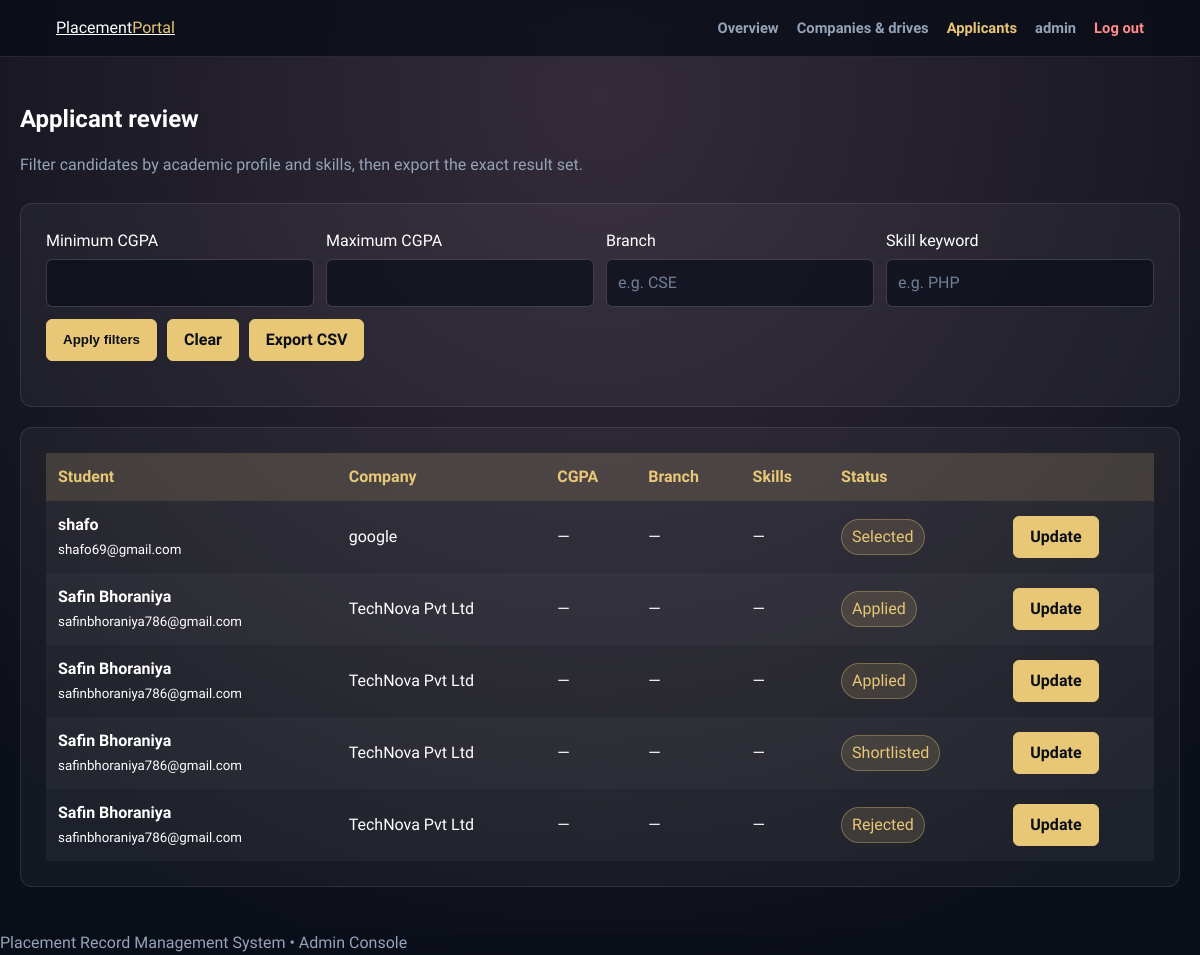
/admin/view_applicants.php (signed in), run on the app's committed database.
### tables this page shows
CREATE TABLE `application` (
  `application_id` int(11) NOT NULL AUTO_INCREMENT,
  `student_id` int(11) NOT NULL,
  `drive_id` int(11) NOT NULL,
  `applied_date` timestamp NOT NULL DEFAULT current_timestamp(),
  `status` varchar(20) DEFAULT 'pending',
  PRIMARY KEY (`application_id`),
  KEY `student_id` (`student_id`),
  KEY `drive_id` (`drive_id`),
  CONSTRAINT `application_ibfk_1` FOREIGN KEY (`student_id`) REFERENCES `students` (`student_id`) ON DELETE CASCADE,
  CONSTRAINT `application_ibfk_2` FOREIGN KEY (`drive_id`) REFERENCES `drive` (`drive_id`) ON DELETE CASCADE
);

CREATE TABLE `students` (
  `student_id` int(11) NOT NULL AUTO_INCREMENT,
  `name` varchar(100) NOT NULL,
  `email` varchar(100) NOT NULL,
  `password` varchar(255) NOT NULL,
  `department` varchar(50) DEFAULT NULL,
  `branch` varchar(80) DEFAULT NULL,
  `semester` varchar(10) DEFAULT NULL,
  `cgpa` decimal(3,2) DEFAULT NULL,
  `skills` text DEFAULT NULL,
  `created_at` timestamp NOT NULL DEFAULT current_timestamp(),
  PRIMARY KEY (`student_id`),
  UNIQUE KEY `email` (`email`)
);

CREATE TABLE `company` (
  `company_id` int(11) NOT NULL AUTO_INCREMENT,
  `name` varchar(100) NOT NULL,
  `package` varchar(50) DEFAULT NULL,
  `description` text DEFAULT NULL,
  PRIMARY KEY (`company_id`)
);

### admin/applicant_data.php (called while the page is built, shortened)
<?php
require_once __DIR__ . '/layout.php';
function applicant_filters(mysqli $conn): array {
    return ['min_cgpa' => filter_input(INPUT_GET, 'min_cgpa', FILTER_VALIDATE_FLOAT), 'max_cgpa' => filter_input(INPUT_GET, 'max_cgpa', FILTER_VALIDATE_FLOAT), 'branch' => trim($_GET['branch'] ?? ''), 'skills' => trim($_GET['skills'] ?? '')];
}
function applicant_result(mysqli $conn, array $filters): mysqli_result|false {
    $hasCgpa = admin_column_exists($conn, 'students', 'cgpa'); $hasBranch = admin_column_exists($conn, 'students', 'branch'); $hasSkills = admin_column_exists($conn, 'students', 'skills');
    $selectCgpa = $hasCgpa ? 's.cgpa' : 'NULL AS cgpa'; $selectBranch = $hasBranch ? 's.branch' : 's.department AS branch'; $selectSkills = $hasSkills ? 's.skills' : "'' AS skills";
    $sql = "SELECT a.application_id, a.status, a.applied_date, s.name, s.email, $selectCgpa, $selectBranch, $selectSkills, c.name AS company_name FROM application a JOIN students s ON s.student_id=a.student_id JOIN drive d ON d.drive_id=a.drive_id LEFT JOIN company c ON c.company_id=d.company_id WHERE 1=1";
    return $conn->query($sql . ' ORDER BY a.applied_date DESC');
}

### admin/view_applicants.php (the view)
<?php
require_once 'layout.php'; admin_require_login(); require_once '../includes/db_connect.php'; require_once 'applicant_data.php';
$filters = applicant_filters($conn); $result = applicant_result($conn, $filters); $query = http_build_query(array_filter($_GET, fn($value) => $value !== '')); admin_page_start('Applicant review', 'applicants'); ?>
<section class="page-heading"><h1>Applicant review</h1><p>Filter candidates by academic profile and skills, then export the exact result set.</p></section>
<section class="card portal-card"><form class="filter-bar" method="get"><div class="field"><label>Minimum CGPA</label><input type="number" step="0.01" min="0" max="10" name="min_cgpa" value="<?= htmlspecialchars($_GET['min_cgpa'] ?? '') ?>"></div><div class="field"><label>Maximum CGPA</label><input type="number" step="0.01" min="0" max="10" name="max_cgpa" value="<?= htmlspecialchars($_GET['max_cgpa'] ?? '') ?>"></div><div class="field"><label>Branch</label><input name="branch" value="<?= htmlspecialchars($_GET['branch'] ?? '') ?>" placeholder="e.g. CSE"></div><div class="field"><label>Skill keyword</label><input name="skills" value="<?= htmlspecialchars($_GET['skills'] ?? '') ?>" placeholder="e.g. PHP"></div><div class="action-row full"><button class="btn" type="submit">Apply filters</button><a class="btn" href="view_applicants.php">Clear</a><a class="btn" href="export_applicants.php?<?= htmlspecialchars($query) ?>">Export CSV</a></div></form></section>
<section class="card portal-card" style="margin-top:20px"><div class="table-wrap"><?php if ($result): ?><table><thead><tr><th>Student</th><th>Company</th><th>CGPA</th><th>Branch</th><th>Skills</th><th>Status</th><th></th></tr></thead><tbody><?php while ($row = $result->fetch_assoc()): ?><tr><td><strong><?= htmlspecialchars($row['name']) ?></strong><br><small><?= htmlspecialchars($row['email']) ?></small></td><td><?= htmlspecialchars($row['company_name'] ?? 'Company drive') ?></td><td><?= htmlspecialchars($row['cgpa'] ?? '—') ?></td><td><?= htmlspecialchars($row['branch'] ?? '—') ?></td><td><?= htmlspecialchars($row['skills'] ?: '—') ?></td><td><span class="status-badge"><?= htmlspecialchars($row['status']) ?></span></td><td><a class="btn" href="update_status.php?id=<?= (int)$row['application_id'] ?>">Update</a></td></tr><?php endwhile; ?></tbody></table><?php else: ?><p class="error">Could not load applicants.</p><?php endif; ?></div></section><?php admin_page_end(); ?>

### css/dark-saas-theme.css (style rules this page uses)
:root { --saas-bg: #0b0f19; --saas-surface: rgba(255, 255, 255, 0.04); --saas-surface-strong: rgba(255, 255, 255, 0.07); --saas-border: rgba(255, 255, 255, 0.1); --saas-text: #ffffff; --saas-muted: #94a3b8; --saas-gold: #E8C777; --saas-gold-hover: #f1d58d; --saas-danger: #ff8b8b; --saas-success: #7ee2a8; }
* { box-sizing: border-box; }
body { min-height: 100vh; margin: 0; background: radial-gradient(circle at 50% 10%, rgba(30, 20, 35, 0.9) 0%, #0b0f19 85%); color: var(--saas-text); font-family: 'Heebo', Arial, sans-serif; line-height: 1.5; }
h1, h2, h3, h4 { color: var(--saas-text); }
p, .subtitle, .who, .form-footer-link, .back-link { color: var(--saas-muted); }
a { color: inherit; }
.card, .form-card, .container, .drive-card, .app-card, .result-box, .dash-body .card { background: var(--saas-surface); border: 1px solid var(--saas-border); box-shadow: none; color: var(--saas-text); }
.card, .form-card, .container, .drive-card, .app-card, .dash-body .card { border-radius: 12px; }
input, textarea, select, .field input, .field select, .card__input, .form-control { background: rgba(11, 15, 25, 0.72) !important; border: 1px solid rgba(255, 255, 255, 0.18) !important; border-radius: 6px; color: var(--saas-text) !important; font: inherit; }
input::placeholder, textarea::placeholder { color: #718096; }
label, .field label, label[style] { color: var(--saas-text) !important; }
button, .btn, .btn-primary, .btn-secondary, .card__button, .action-btn, .back-link { background: var(--saas-gold) !important; border: 1px solid var(--saas-gold) !important; border-radius: 6px; color: #0b0f19 !important; cursor: pointer; font-weight: 700; transition: background-color 180ms ease, border-color 180ms ease, color 180ms ease; }
.status, .status-badge, .badge { color: var(--saas-gold) !important; }
.status-badge, .badge { background: rgba(232, 199, 119, 0.14); border: 1px solid rgba(232, 199, 119, 0.34); }
table { background: var(--saas-surface); color: var(--saas-text); }
th, td { border-color: var(--saas-border) !important; }
th { background: rgba(232, 199, 119, 0.14) !important; color: var(--saas-gold) !important; }
tr:nth-child(even) { background: rgba(255, 255, 255, 0.025) !important; }
a, button, input, textarea, select, .card, .form-card, .container, .drive-card, .app-card { transition: background-color 0.3s ease, border-color 0.3s ease, color 0.3s ease, box-shadow 0.3s ease, transform 0.3s ease; }
button, .btn, .btn-primary, .btn-secondary, .action-btn, .card__button { min-height: 42px; padding: 10px 18px; line-height: 1.25; text-align: center; }
input, textarea, select { min-height: 42px; }

### css/admin-portal.css (style rules this page uses)
body { min-height:100vh; display:flex; flex-direction:column; }
.page-heading { margin-bottom:26px; }
.page-heading h1 { margin:0 0 6px; }
.page-heading p,.help { color:var(--saas-muted); }
.portal-card { padding:25px; }
.action-row { display:flex; flex-wrap:wrap; gap:10px; }
.btn { padding:10px 16px; text-decoration:none; display:inline-block; }
.full { grid-column:1 / -1; }
.field label { display:block; margin-bottom:6px; }
.field input,.field select,.field textarea { width:100%; padding:11px; }
.filter-bar { display:grid; grid-template-columns:repeat(4,1fr); gap:12px; align-items:end; margin-bottom:20px; }
.table-wrap { overflow-x:auto; }
table { width:100%; border-collapse:collapse; }
th,td { padding:12px; text-align:left; }
.status-badge { display:inline-block; padding:5px 10px; border-radius:999px; }

### data on the page
application: student.name "shafo", student.email "shafo69@gmail.com", company.name "google", student.cgpa "—", student.branch "—", student.skills "—", status "Selected"
application: student.name "Safin Bhoraniya", student.email "safinbhoraniya786@gmail.com", company.name "TechNova Pvt Ltd", student.cgpa "—", student.branch "—", student.skills "—", status "Applied"
application: student.name "Safin Bhoraniya", student.email "safinbhoraniya786@gmail.com", company.name "TechNova Pvt Ltd", student.cgpa "—", student.branch "—", student.skills "—", status "Applied"
application: student.name "Safin Bhoraniya", student.email "safinbhoraniya786@gmail.com", company.name "TechNova Pvt Ltd", student.cgpa "—", student.branch "—", student.skills "—", status "Shortlisted"
application: student.name "Safin Bhoraniya", student.email "safinbhoraniya786@gmail.com", company.name "TechNova Pvt Ltd", student.cgpa "—", student.branch "—", student.skills "—", status "Rejected"

### other printed values
$_SESSION['admin_username'] "admin"
